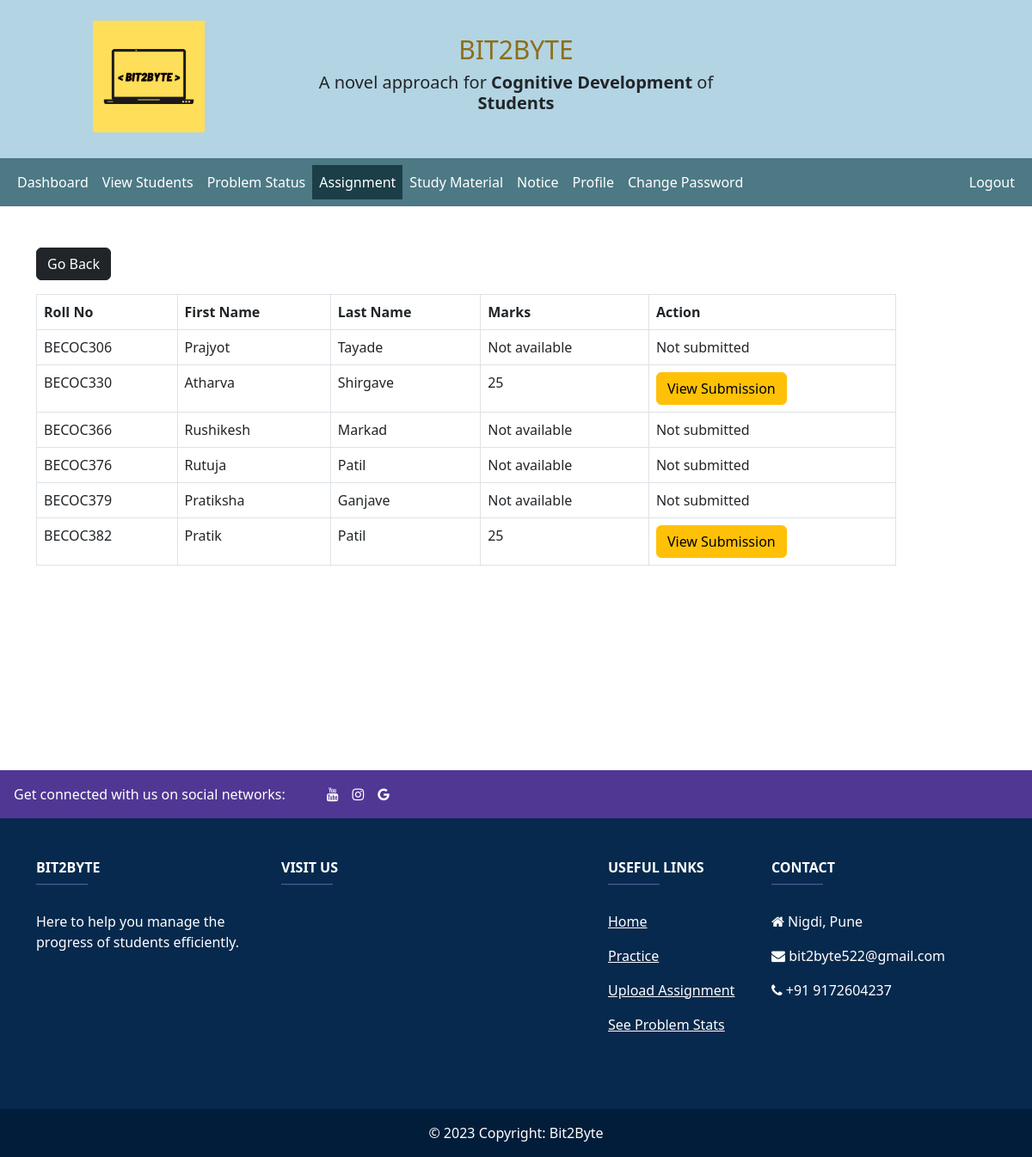
Page /teacher/assignment-view.php?assignment_id=5 (signed in) on the committed database.
### tables this page shows
CREATE TABLE `assignment3_5` (
  `student_id` int(11) NOT NULL DEFAULT '0',
  `roll_no` varchar(40) NOT NULL,
  `fname` varchar(127) NOT NULL,
  `lname` varchar(255) NOT NULL,
  `status` int(11) DEFAULT '0',
  `submission` varchar(500) DEFAULT '',
  `marks` int(11) DEFAULT '-1'
);

### teacher/data/teacher.php (called while the page is built, shortened)
<?php
function getTeacherById($teacher_id, $conn){
   $sql = "SELECT * FROM teachers
           WHERE teacher_id=?";
   $stmt = $conn->prepare($sql);
   $stmt->execute([$teacher_id]);
   if ($stmt->rowCount() == 1) {
     $teacher = $stmt->fetch();
     return $teacher;
   }else {
    return 0;
   }
}
?>

### teacher/data/assignment.php (called while the page is built, shortened)
<?php
function getAllAssignmentStudents($tbl_name, $conn)
{
    $sql  = "SELECT * from ".$tbl_name." order by roll_no";
    $stmt = $conn->prepare($sql);
    $stmt->execute();
    if ($stmt->rowCount() >= 1) {
        $students = $stmt->fetchAll();
        return $students;
      }else {
          return 0;
      }
}
?>

### teacher/assignment-view.php (the view, shortened to what this page needs)
<?php
if (isset($_SESSION['teacher_id']) &&
    isset($_SESSION['role'])) {
    if ($_SESSION['role'] == 'Teacher') {
       include "data/student.php";
       include "data/teacher.php";
       include "data/assignment.php";
       $teacher_id = $_SESSION['teacher_id'];
       $teacher = getTeacherById($teacher_id, $conn);
       $assignment_id = $_GET['assignment_id'];
       $tbl_name = "assignment".$teacher['section'].'_'.$assignment_id;
       $students = getAllAssignmentStudents($tbl_name, $conn);
 ?>
<!DOCTYPE html>
<html lang="en">
<head>
	<link rel="stylesheet" href="https://cdn.jsdelivr.net/npm/bootstrap@5.2.0/dist/css/bootstrap.min.css">
	<link rel="stylesheet" href="../css/style.css">
  <link rel="stylesheet" href="https://cdnjs.cloudflare.com/ajax/libs/font-awesome/4.7.0/css/font-awesome.min.css">
</head>
<body>
    <?php
    include "header.php";
        include "inc/navbar.php";
      ?>
     <div class="container mt-5" style="min-height:70vh;">
        <a href="assignment.php" class="btn btn-dark">Go Back</a>
      <?php
        if ($students != 0) {
     ?>
           <div class="table-responsive">
              <table class="table table-bordered mt-3 n-table">
                <thead>
                  <tr>
                    <th scope="col">Roll No</th>
                    <th scope="col">First Name</th>
                    <th scope="col">Last Name</th>
                    <th scope="col">Marks</th>
                    <th scope="col">Action</th>
                  </tr>
                </thead>
                <tbody>
                  <?php $i = 0; foreach ($students as $student ) {
                    $i++;  ?>
                  <tr>
                    <td><?=$student['roll_no']?></td>
                    <td>
                        <?=$student['fname']?>
                    </td>
                    <td><?=$student['lname']?></td>
                    <?php
                            if($student['status'] == 0)
                            {
                              ?>
                              <td>
                                <?php echo "Not available";?></td>
                              <td>
                                <?php echo "Not submitted";?></td>
                            <?php
                            }
                            else
                            {
                              ?>
                              <td>
                                <?php if($student['marks'] == -1)
                                        echo "Not available";
                                      else
                                        echo $student['marks'];?></td>
                              <td>
                              <form action="submission-view.php" method="POST">
                        <input type="submit" value="View Submission" class="btn btn-warning">
                        </form>
                            </td>
                            <?php
                            }
                            ?>
                  </tr>
                <?php } ?>
                </tbody>
              </table>
           </div>
         <?php } ?>
     </div>
<br/><br/>
    <?php
    include "footer.php"
    ?>
</body>
</html>
<?php
  }else {
    header("Location: ../login.php");
    exit;
  }
}else {
	header("Location: ../login.php");
	exit;
}
?>

### css/style.css (style rules this page uses)
.n-table { width: 1000px; }

### rows in the picture
assignment3_5: roll_no "BECOC306", fname "Prajyot", lname "Tayade", status "Not available"
assignment3_5: roll_no "BECOC330", fname "Atharva", lname "Shirgave", marks "25"
assignment3_5: roll_no "BECOC366", fname "Rushikesh", lname "Markad", status "Not available"
assignment3_5: roll_no "BECOC376", fname "Rutuja", lname "Patil", status "Not available"
assignment3_5: roll_no "BECOC379", fname "Pratiksha", lname "Ganjave", status "Not available"
assignment3_5: roll_no "BECOC382", fname "Pratik", lname "Patil", marks "25"
